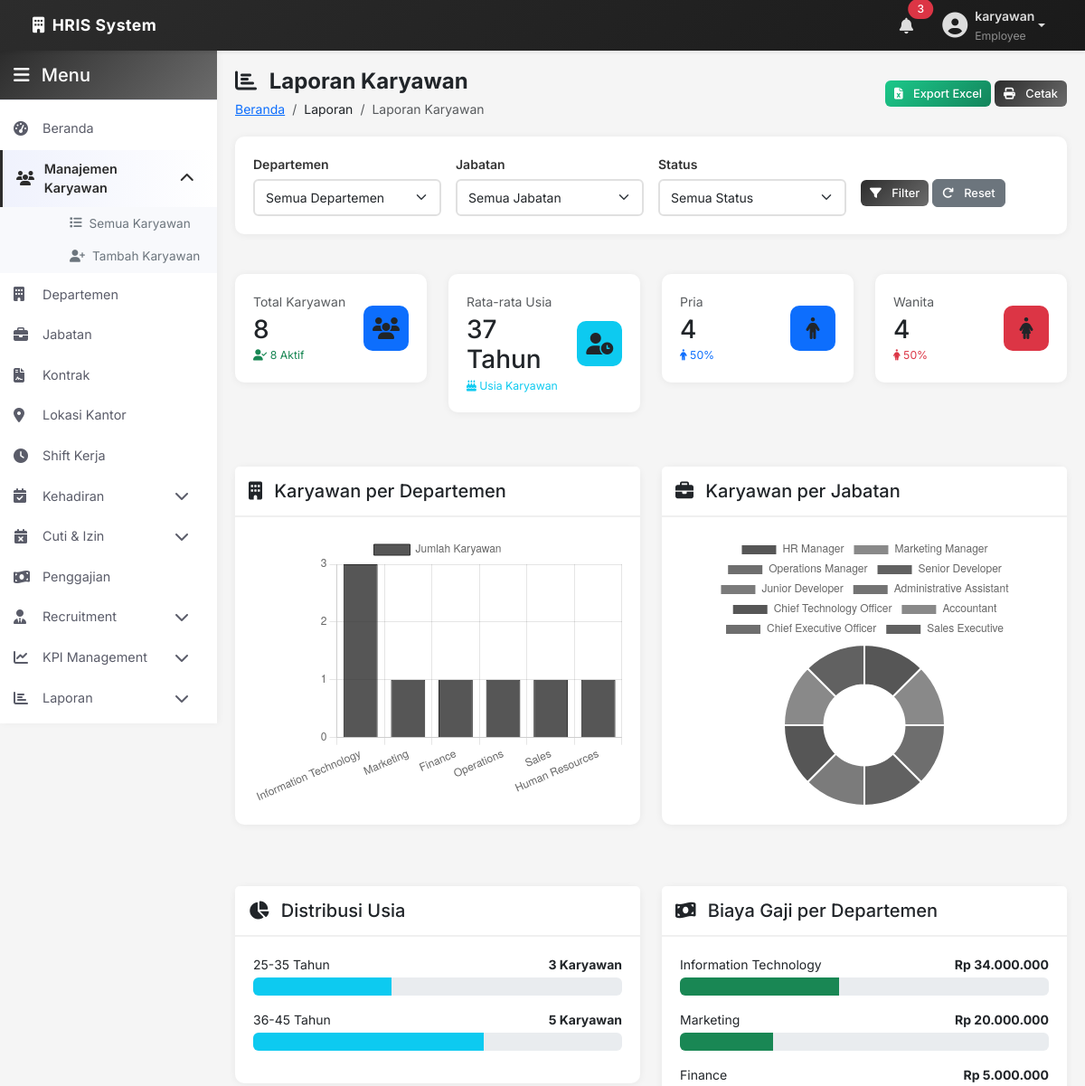
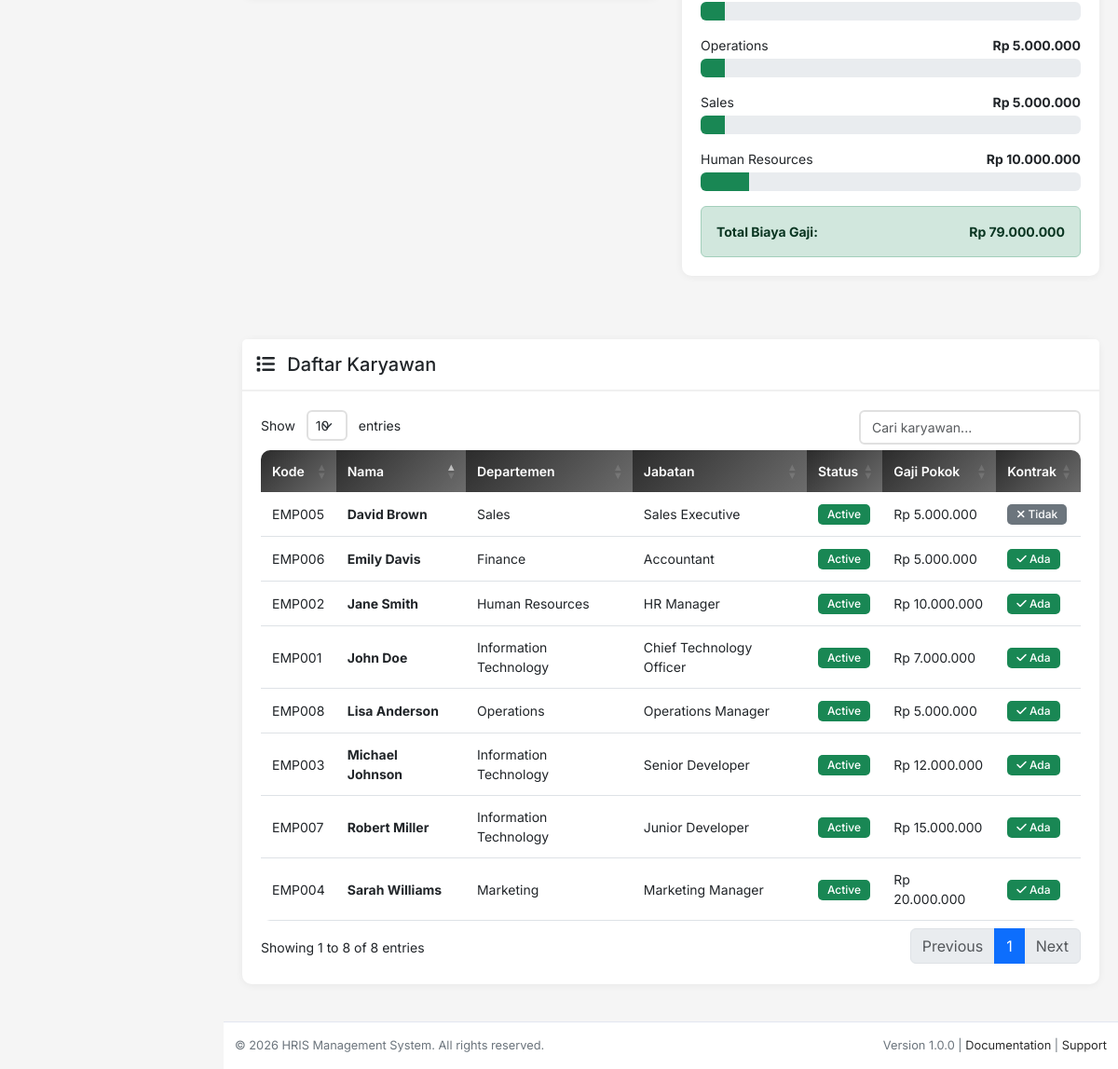
/admin/reports/employee.php (signed in), run on the app's committed database (2 pictures, top to bottom).
### tables this page shows
CREATE TABLE `employees` (
  `id` int(11) NOT NULL,
  `employee_code` varchar(20) NOT NULL,
  `first_name` varchar(50) NOT NULL,
  `last_name` varchar(50) NOT NULL,
  `email` varchar(100) NOT NULL,
  `phone` varchar(20) DEFAULT NULL,
  `date_of_birth` date DEFAULT NULL,
  `gender` enum('Male','Female','Other') NOT NULL,
  `address` text DEFAULT NULL,
  `department_id` int(11) DEFAULT NULL,
  `position_id` int(11) DEFAULT NULL,
  `hire_date` date NOT NULL,
  `employment_status` enum('Active','Inactive','On Leave','Terminated') DEFAULT 'Active',
  `basic_salary` decimal(15,2) DEFAULT 0.00,
  `salary` decimal(12,2) DEFAULT NULL,
  `photo` varchar(255) DEFAULT NULL,
  `user_id` int(11) DEFAULT NULL,
  `created_at` timestamp NOT NULL DEFAULT current_timestamp(),
  `updated_at` timestamp NOT NULL DEFAULT current_timestamp() ON UPDATE current_timestamp()
);

CREATE TABLE `departments` (
  `id` int(11) NOT NULL,
  `department_name` varchar(100) NOT NULL,
  `department_code` varchar(20) NOT NULL,
  `description` text DEFAULT NULL,
  `created_at` timestamp NOT NULL DEFAULT current_timestamp(),
  `updated_at` timestamp NOT NULL DEFAULT current_timestamp() ON UPDATE current_timestamp()
);

CREATE TABLE `positions` (
  `id` int(11) NOT NULL,
  `position_name` varchar(100) NOT NULL,
  `level` int(11) DEFAULT NULL,
  `position_code` varchar(20) NOT NULL,
  `description` text DEFAULT NULL,
  `created_at` timestamp NOT NULL DEFAULT current_timestamp(),
  `updated_at` timestamp NOT NULL DEFAULT current_timestamp() ON UPDATE current_timestamp()
);

### admin/reports/employee.php (the view, shortened to what the rows shown need)
<?php
include __DIR__ . '/../includes/header.php';
include __DIR__ . '/../includes/sidebar.php';
try {
    $where = ["1=1"];
    $params = [];
    $whereClause = implode(" AND ", $where);
    $deptStmt = $pdo->prepare("SELECT
        d.department_name,
        COUNT(e.id) as employee_count,
        SUM(e.basic_salary) as total_salary
        FROM departments d
        LEFT JOIN employees e ON d.id = e.department_id AND $whereClause
        GROUP BY d.id
        ORDER BY employee_count DESC");
    $deptStmt->execute($params);
    $byDepartment = $deptStmt->fetchAll();
    $posStmt = $pdo->prepare("SELECT
        p.position_name,
        p.level,
        COUNT(e.id) as employee_count,
        AVG(e.basic_salary) as avg_salary
        FROM positions p
        LEFT JOIN employees e ON p.id = e.position_id AND $whereClause
        GROUP BY p.id
        ORDER BY p.level DESC");
    $posStmt->execute($params);
    $byPosition = $posStmt->fetchAll();
    $empStmt = $pdo->prepare("SELECT e.*,
        d.department_name,
        p.position_name,
        (SELECT COUNT(*) FROM contracts c WHERE c.employee_id = e.id AND c.contract_status = 'Active') as has_contract
        FROM employees e
        LEFT JOIN departments d ON e.department_id = d.id
        LEFT JOIN positions p ON e.position_id = p.id
        WHERE $whereClause
        ORDER BY e.first_name");
    $empStmt->execute($params);
    $employees = $empStmt->fetchAll();
} catch (PDOException $e) {
    error_log("Error fetching employee report: " . $e->getMessage());
    $stats = [];
    $byDepartment = [];
    $byPosition = [];
    $byAge = [];
    $employees = [];
    $departments = [];
    $positions = [];
}
?>
<div class="page-header">
    <div class="row align-items-center">
        <div class="col-md-6">
            <h1><i class="fas fa-chart-bar me-2"></i> Laporan Karyawan</h1>
        </div>
    </div>
</div>
<div class="row">
    <div class="col-12">
        <div class="card fade-in">
            <div class="card-body">
                <div class="table-responsive">
                    <table id="employeeTable" class="table table-hover">
                        <thead>
                            <tr>
                                <th>Kode</th>
                                <th>Nama</th>
                                <th>Departemen</th>
                                <th>Jabatan</th>
                                <th>Status</th>
                                <th>Gaji Pokok</th>
                                <th>Kontrak</th>
                            </tr>
                        </thead>
                        <tbody>
                            <?php foreach ($employees as $emp): ?>
                                <tr>
                                    <td><?php echo htmlspecialchars($emp['employee_code']); ?></td>
                                    <td>
                                        <strong><?php echo htmlspecialchars($emp['first_name'] . ' ' . $emp['last_name']); ?></strong>
                                    </td>
                                    <td><?php echo htmlspecialchars($emp['department_name'] ?? '-'); ?></td>
                                    <td><?php echo htmlspecialchars($emp['position_name'] ?? '-'); ?></td>
                                    <td>
                                        <span class="badge <?php echo ($emp['employment_status'] == 'Active') ? 'bg-success' : 'bg-secondary'; ?>">
                                            <?php echo $emp['employment_status']; ?>
                                        </span>
                                    </td>
                                    <td><?php echo formatCurrency($emp['basic_salary']); ?></td>
                                    <td>
                                        <?php if ($emp['has_contract'] > 0): ?>
                                            <span class="badge bg-success"><i class="fas fa-check"></i> Ada</span>
                                        <?php else: ?>
                                            <span class="badge bg-secondary"><i class="fas fa-times"></i> Tidak</span>
                                        <?php endif; ?>
                                    </td>
                                </tr>
                            <?php endforeach; ?>
                        </tbody>
                    </table>
                </div>
            </div>
        </div>
    </div>
</div>
<?php include __DIR__ . '/../includes/footer.php'; ?>
<script>
$(document).ready(function() {
    // Initialize DataTable
    initDataTable('#employeeTable', {
        order: [[1, 'asc']],
        language: {
            search: "_INPUT_",
            searchPlaceholder: "Cari karyawan..."
        }
    });
    // Department Chart
    new Chart(document.getElementById('departmentChart'), {
        type: 'bar',
        data: {
            labels: <?php echo json_encode(array_column($byDepartment, 'department_name')); ?>,
            datasets: [{
                label: 'Jumlah Karyawan',
                data: <?php echo json_encode(array_column($byDepartment, 'employee_count')); ?>,
                backgroundColor: 'rgba(44, 44, 44, 0.8)',
                borderColor: 'rgba(44, 44, 44, 1)',
                borderWidth: 1
            }]
        },
        options: {
            responsive: true,
            maintainAspectRatio: false,
            scales: {
                y: {
                    beginAtZero: true,
                    ticks: {
                        stepSize: 1
                    }
                }
            }
        }
    });
    // Position Chart
    new Chart(document.getElementById('positionChart'), {
        type: 'doughnut',
        data: {
            labels: <?php echo json_encode(array_column($byPosition, 'position_name')); ?>,
            datasets: [{
                data: <?php echo json_encode(array_column($byPosition, 'employee_count')); ?>,
                backgroundColor: [
                    'rgba(44, 44, 44, 0.8)',
                    'rgba(108, 108, 108, 0.8)',
                    'rgba(74, 74, 74, 0.8)',
                    'rgba(58, 58, 58, 0.8)',
                    'rgba(90, 90, 90, 0.8)',
                    'rgba(80, 80, 80, 0.8)'
                ]
            }]
        },
        options: {
            responsive: true,
            maintainAspectRatio: false
        }
    });
});
function exportToExcel() {
    window.location.href = '/hrm/admin/reports/export_employee.php<?php echo $_SERVER['QUERY_STRING'] ? '?' . $_SERVER['QUERY_STRING'] : ''; ?>';
}
</script>

### data on the page
employees: employee_code "EMP005", first_name+last_name "David Brown", department.department_name "Sales", position.position_name "Sales Executive", employment_status "Active", basic_salary "Rp 5.000.000", shows "Tidak"
employees: employee_code "EMP006", first_name+last_name "Emily Davis", department.department_name "Finance", position.position_name "Accountant", employment_status "Active", basic_salary "Rp 5.000.000", shows "Ada"
employees: employee_code "EMP002", first_name+last_name "Jane Smith", department.department_name "Human Resources", position.position_name "HR Manager", employment_status "Active", basic_salary "Rp 10.000.000", shows "Ada"
employees: employee_code "EMP001", first_name+last_name "John Doe", department.department_name "Information Technology", position.position_name "Chief Technology Officer", employment_status "Active", basic_salary "Rp 7.000.000", shows "Ada"
employees: employee_code "EMP008", first_name+last_name "Lisa Anderson", department.department_name "Operations", position.position_name "Operations Manager", employment_status "Active", basic_salary "Rp 5.000.000", shows "Ada"
employees: employee_code "EMP003", first_name+last_name "Michael Johnson", department.department_name "Information Technology", position.position_name "Senior Developer", employment_status "Active", basic_salary "Rp 12.000.000", shows "Ada"
employees: employee_code "EMP007", first_name+last_name "Robert Miller", department.department_name "Information Technology", position.position_name "Junior Developer", employment_status "Active", basic_salary "Rp 15.000.000", shows "Ada"
employees: employee_code "EMP004", first_name+last_name "Sarah Williams", department.department_name "Marketing", position.position_name "Marketing Manager", employment_status "Active", basic_salary "Rp 20.000.000", shows "Ada"

### other printed values
$_SESSION['username'] "karyawan"
$_SESSION['role'] "Employee"
$stats['total_employees'] "8"
$stats['active_count'] "8"
$stats['avg_age'] "37"
$stats['male_count'] "4"
$malePercent "50"
$stats['female_count'] "4"
$femalePercent "50"
$age['age_group'] "25-35"
$age['employee_count'] "3"
$age['age_group'] "36-45"
$age['employee_count'] "5"
$dept['department_name'] "Information Technology"
formatCurrency($dept['total_salary']) "Rp 34.000.000"
